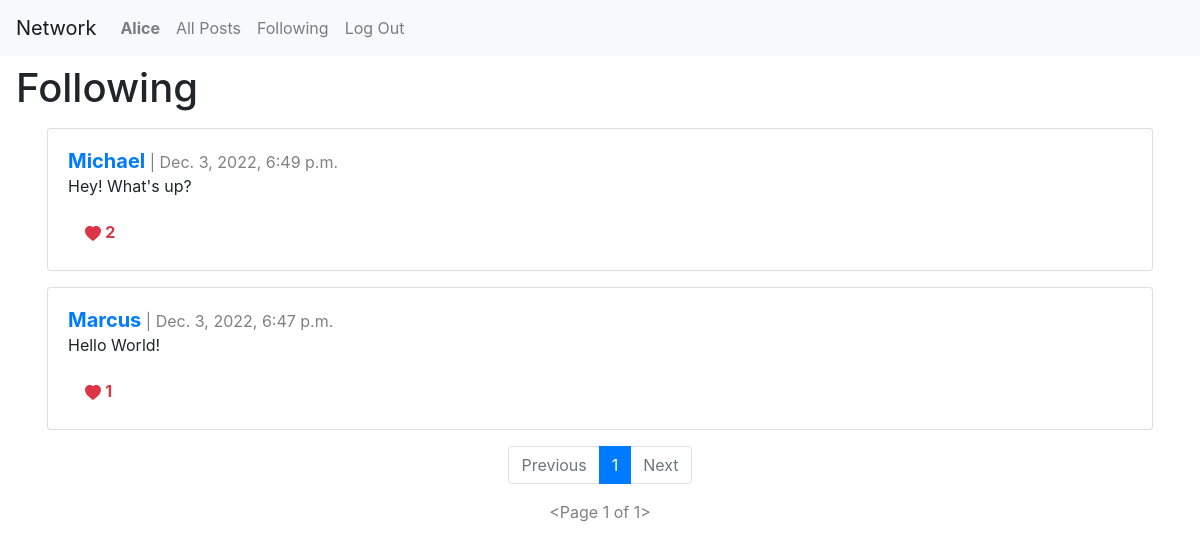
Page /following (signed in) on the earlier database version.
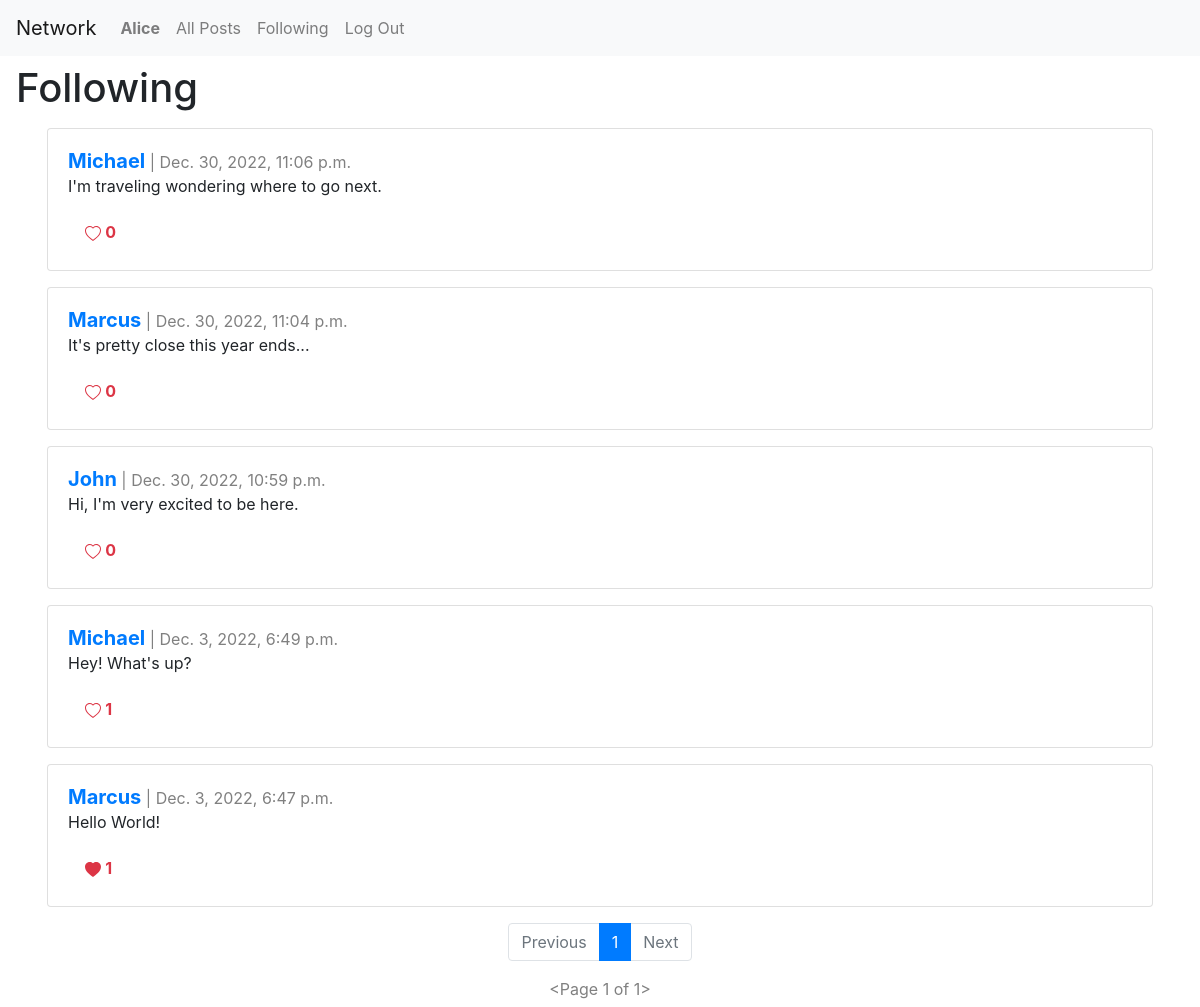
Same page on the later database version.
### network/models.py (models this page shows, shortened)
class User(AbstractUser):
    pass

class Post(models.Model):
    author = models.ForeignKey("User", on_delete=models.CASCADE, related_name="user")
    description = models.CharField(max_length=1000)
    timestamp = models.DateTimeField(auto_now_add=True)

### network/views.py (the view)
# urls.py: path("following", views.following, name="following"),
def following(request):
    currentUser = User.objects.get(pk=request.user.id)
    followingUsers = Follow.objects.filter(user=currentUser)
    posts = Post.objects.all().order_by("id").reverse()
    followingPosts = []
    for post in posts:
        for user in followingUsers:
            if user.followedUser == post.author:
                followingPosts.append(post)
    p = Paginator(followingPosts, 10)
    pageNumber = request.GET.get('page')
    postsPage = p.get_page(pageNumber)
    totalLikes = Like.objects.all()
    postsLiked = []
    try:
        for like in totalLikes:
            if like.user.id == request.user.id:
                postsLiked.append(like.post.id)
    except:
        postsLiked = []
    return render(request, "network/following.html", {
        "postsPage": postsPage,
        "postsLiked": postsLiked,
        "totalLikes": totalLikes
    })

### network/templates/network/following.html (shortened to what this page needs)
{% extends "network/layout.html" %}
{% block body %}
<div class="main-title">
    <h1>Following</h1>
</div>
<div class="main-content">
    {% if user.is_authenticated %}
    {% for post in postsPage %}
    <div class="row">
        <div class="col">
            <div class="card h-100" id="post-grid">
                <div class="card-body">
                    <h5 style="display: inline" class="card-title"><a href="{% url 'profilePage' user_id=post.author.id %}"><strong>{{ post.author }}</strong></a></h5>
                    <div style="display: inline; color: gray;" class="card-date"> | {{ post.timestamp }}</div>
                    <p class="card-text">{{ post.description }}</p>
                    <div class="card-buttonsContainer">
                        {% if user.is_authenticated %}
                            {% if post.id in postsLiked %}
                            <div align="left" class="card-button">
                                <button id="heartButton{{post.id}}" onClick="likeHandler('{{ post.id }}', '{{postsLiked}}', '{{post.post_like.count}}')" type="submit" name="heartButton" class="btn btn-outline-danger heartButton">
                                    <svg xmlns="http://www.w3.org/2000/svg" width="16" height="16" fill="currentColor"
                                        class="bi bi-heart-fill" viewBox="0 0 16 16">
                                        <path fill-rule="evenodd"
                                            d="M8 1.314C12.438-3.248 23.534 4.735 8 15-7.534 4.736 3.562-3.248 8 1.314z" />
                                    </svg>
                                    <strong>{{ post.post_like.count }}</strong>
                                </button>
                            </div>
                            {% else %}
                            <div align="left" class="card-button">
                                <button id="heartButton{{post.id}}" onClick="likeHandler('{{ post.id }}', '{{postsLiked}}', '{{post.post_like.count}}')" type="submit" name="heartButton" class="btn btn-outline-danger heartButton">
                                    <strong>{{ post.post_like.count }}</strong>
                                </button>
                            </div>
                            {% endif %}
                        {% endif %}
                    </div>
                </div>
            </div>
        </div>
    </div>
    {% endfor %}
    <nav aria-label="...">
        <ul class="pagination d-flex justify-content-center">
            {% if postsPage.has_previous %}
                <li class="page-item">
                    <a class="page-link" href="?page={{ postsPage.previous_page_number }}">Previous</a>
                </li>
            {% else %}
                <li class="page-item disabled">
                    <a class="page-link">Previous</a>
                </li>
            {% endif %}
            {% for pageNumber in postsPage.paginator.page_range %}
                {% if postsPage.number == pageNumber %}
                    <li class="page-item active" aria-current="page">
                        <a class="page-link">{{pageNumber}}</a>
                    </li>
                {% else %}
                    <a href="?page={{ pageNumber }}" class="page-link">
                        {{ pageNumber }}
                    </a>
                {% endif %}
            {% endfor %}
            {% if postsPage.has_next %}
                <li class="page-item">
                    <a class="page-link" href="?page={{ postsPage.next_page_number }}">Next</a>
                </li>
            {% else %}
                <li class="page-item disabled">
                    <a class="page-link">Next</a>
                </li>
            {% endif %}
        </ul>
    </nav>
    <div class="d-flex justify-content-center" style="color: gray;" class="card-date">{{ postsPage }}</div>
    {% else %}
    <div class="alert alert-danger" role="alert">
        Please sign in or register to be able to check the Following Page.
    </div>
    {% endif %}
</div>
{% endblock %}

### network/templates/network/layout.html (shortened to what this page needs)
{% load static %}
<!DOCTYPE html>
<html lang="en">
    <head>
        <link rel="stylesheet" href="https://stackpath.bootstrapcdn.com/bootstrap/4.4.1/css/bootstrap.min.css">
        <link rel="stylesheet" href="https://cdn.jsdelivr.net/npm/bootstrap-icons@1.10.2/font/bootstrap-icons.css">
        <link rel="stylesheet" href="https://use.fontawesome.com/releases/v5.8.2/css/all.css">
        <link href="{% static 'network/styles.css' %}" rel="stylesheet">
    </head>
    <body>
        <nav class="navbar navbar-expand-lg navbar-light bg-light">
            <a class="navbar-brand" href="{% url 'index' %}">Network</a>
            <div>
              <ul class="navbar-nav mr-auto">
                {% if user.is_authenticated %}
                    <li class="nav-item">
                        <a class="nav-link" href="{% url 'profilePage' user_id=user.id%}"><strong>{{ user.username }}</strong></a>
                    </li>
                {% endif %}
                <li class="nav-item">
                  <a class="nav-link" href="{% url 'index' %}">All Posts</a>
                </li>
                {% if user.is_authenticated %}
                    <li class="nav-item">
                        <a class="nav-link" href="{% url 'following' %}">Following</a>
                    </li>
                    <li class="nav-item">
                        <a class="nav-link" href="{% url 'logout' %}">Log Out</a>
                    </li>
                {% endif %}
              </ul>
            </div>
          </nav>
        <div class="body">
            {% block body %}
            {% endblock %}
        </div>
    </body>
</html>

### network/static/network/styles.css (style rules this page uses)
.row { margin: 1em 0em; }
.card-button { display: inline; margin: 0em .3em; }
.main-title { margin: .5em 1em; }
.main-content { margin: .4em 2em; }
.heartButton { border: none; }

Differences in the rows shown:
added Post: author "Michael", timestamp "Dec. 30, 2022, 11:06 p.m.", description "I'm traveling wondering where to go next.", post_like.count "0"
added Post: author "Marcus", timestamp "Dec. 30, 2022, 11:04 p.m.", description "It's pretty close this year ends...", post_like.count "0"
added Post: author "John", timestamp "Dec. 30, 2022, 10:59 p.m.", description "Hi, I'm very excited to be here.", post_like.count "0"
computed for Post "Dec. 3, 2022, 6:49 p.m.": post_like.count "2" → "1"
